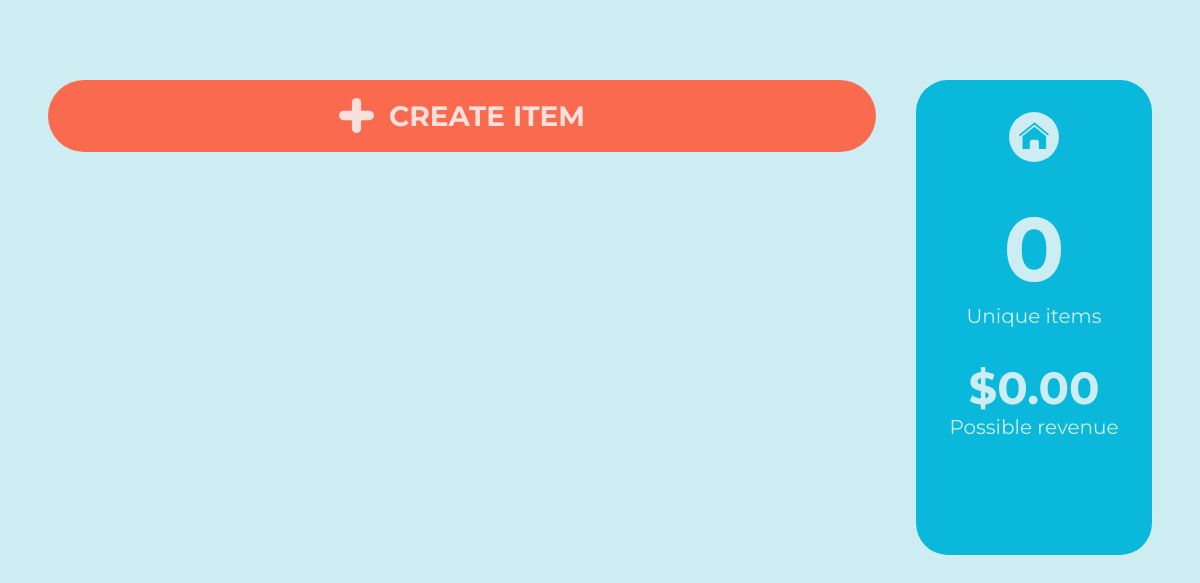
The page /items on the database as committed earlier.
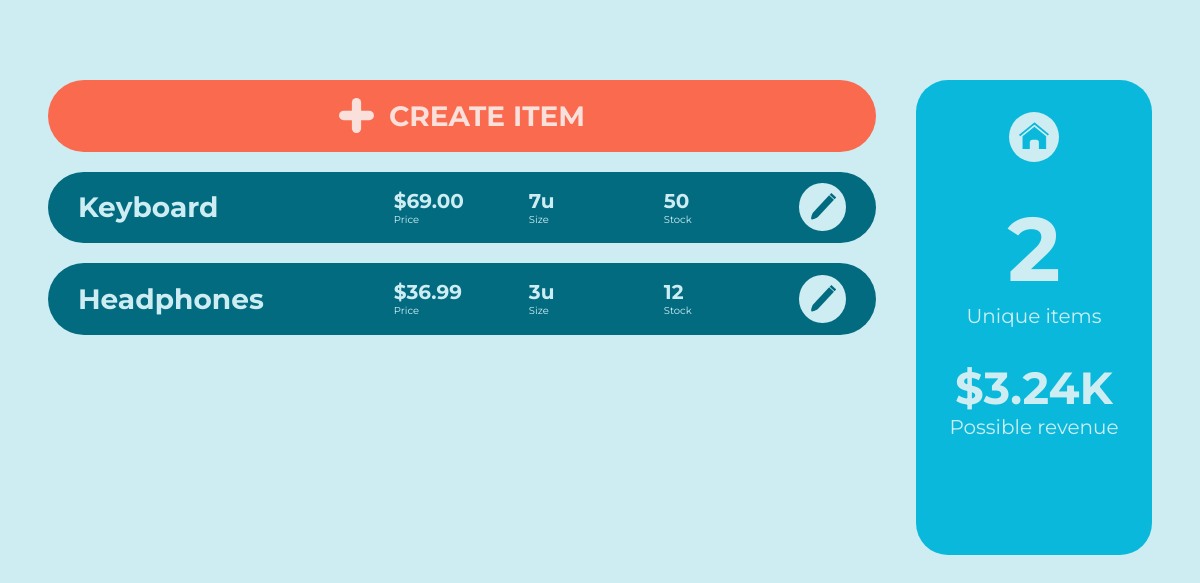
The same page on the database as committed later.
### wms/models.py (models this page shows, shortened)
class ItemTemplate(db.Model):
    _id = db.Column(db.Integer, primary_key=True)
    name = db.Column(db.String(MAXIMUM_NAME_LEN), unique=True, nullable=False)
    price = db.Column(db.Float, nullable=False)
    cost = db.Column(db.Float, nullable=False)
    size = db.Column(db.Integer, nullable=False)
    low_threshold = db.Column(db.Integer, nullable=False)
    instances = db.relationship('Item', backref='item_template', lazy=True)  # Instances using this item template
    @hybrid_property
    def total_stock(self):
        total_stock = 0
        for instance in self.instances:
            total_stock += instance.quantity
        return total_stock
    @hybrid_property
    def possible_revenue(self):
        return self.total_stock * (self.price - self.cost)

class Item(db.Model):
    _id = db.Column(db.Integer, primary_key=True)
    quantity = db.Column(db.Integer, nullable=False)
    warehouse = db.Column(db.String(MAXIMUM_NAME_LEN), db.ForeignKey('warehouse.name'), nullable=False)
    item_template_id = db.Column(db.Integer, db.ForeignKey('item_template._id'), nullable=False)

### wms/routes.py (the view, shortened to what this page needs)
@app.route("/items", methods=METHODS)
def items():
    itemForm = ItemForm()
    itemList = ItemTemplate.query.all()
    possibleRevenue = 0
    for item in itemList:
        possibleRevenue += item.possible_revenue
    return render_template('items.html',
                           itemForm=itemForm,
                           itemList=itemList,
                           possibleRevenue=possibleRevenue,
                           price_format=price_format,
                           capacity_format=capacity_format)

### wms/functions.py (called while the page is built)
def price_format(price, small=False):
    price = round(price, 2)
    if small:
        if price >= 1000:
            price /= 1000
            return "{:.2f}K".format(price)
    if price < 10000:
        return "{:,.2f}".format(price)
    else:
        if 1000000 < price < 9000000:
            price /= 1000000
            return "{:.2f}M".format(price)
        price /= 1000
        return "{:.2f}K".format(price)

def capacity_format(capacity):
    if capacity < 10000:
        return "{:,}".format(capacity)
    elif 10000 <= capacity <= 999999:
        capacity /= 1000
        return "{:.2f}K".format(capacity)
    else:
        capacity /= 1000000
        return "{:.2f}M".format(capacity)

### wms/templates/items.html (shortened to what this page needs)
<!DOCTYPE html>
{% extends "base.html" %}
{% block content %}
<link rel="stylesheet" href="static/warehouses.css">
<div class="content">
    <div class="list">
        <ul>
            <li>
                <button class="add-warehouse" id="add-warehouse">
                    <img src="static/+.svg" alt="+ button">
                    <h1>Create Item</h1>
                </button>
            </li>
            {% for item in itemList %}
            <li class="warehouse-card">
                <ul>
                    <li class="name-li">
                        <h1>{{item.name}}</h1>
                    </li>
                    <li>
                        <ul class="stats">
                            <li>
                                <h2>${{price_format(item.price)}}</h2>
                                <p>Price</p>
                            </li>
                            <li>
                                <h2>{{capacity_format(item.size)}}u</h2>
                                <p>Size</p>
                            </li>
                            <li>
                                <h2>{{item.total_stock}}</h2>
                                <p>Stock</p>
                            </li>
                        </ul>
                    </li>
                    <li class="edit-li">
                        <a href="{{url_for('view_item', item_name=item.name)}}">
                            <button class="edit-button">
                            </button>
                        </a>
                    </li>
                </ul>
            </li>
            {% endfor %}
        </ul>
    </div>
    <div class="warehouse-stats">
        <ul>
            <li>
                <a href="{{url_for('home')}}" class="home">
                </a>
            </li>
            <li>
                <h1>{{itemList|length}}</h1>
                <p>Unique items</p>
            </li>
            <li>
                <h2>
                    ${{price_format(possibleRevenue, small=True)}}
                </h2>
                <p>Possible revenue</p>
            </li>
        </ul>
    </div>
</div>
{% endblock content %}

Rows that differ between the two databases and show on the page:
added ItemTemplate: name "Keyboard", price "69.00", size "7", total_stock "50"
added ItemTemplate: name "Headphones", price "36.99", size "3", total_stock "12"
Other text that changed with them:
{{ itemList|length }}: "0" → "2"
{{ price_format(possibleRevenue, small=True) }}: "0.00" → "3.24K"
